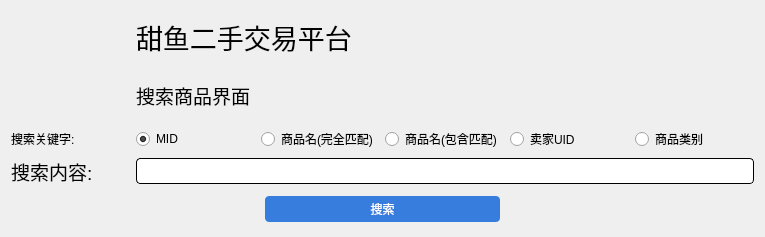
<?xml version="1.0" encoding="UTF-8"?>
<ui version="4.0">
 <class>SearchMerWindow</class>
 <widget class="QWidget" name="SearchMerWindow">
  <property name="geometry">
   <rect>
    <x>0</x>
    <y>0</y>
    <width>765</width>
    <height>237</height>
   </rect>
  </property>
  <property name="windowTitle">
   <string>甜鱼: 搜索商品界面</string>
  </property>
  <property name="styleSheet">
   <string notr="true">QPushButton {
    border: none;
    border-radius: 4px;
	padding: 4px;
	margin: 4px; 
    background-color: rgb(54, 125, 221);
    color: white;
}
QLineEdit{
	border: 1px solid black;
	border-radius: 4px;
	padding: 4px;
}
</string>
  </property>
  <layout class="QVBoxLayout" name="verticalLayout">
   <item>
    <layout class="QGridLayout" name="gridLayout">
     <item row="3" column="1" colspan="5">
      <widget class="QLineEdit" name="search_content_text"/>
     </item>
     <item row="2" column="0">
      <widget class="QLabel" name="label_4">
       <property name="text">
        <string>搜索关键字:</string>
       </property>
      </widget>
     </item>
     <item row="2" column="5">
      <widget class="QRadioButton" name="check_type">
       <property name="text">
        <string>商品类别</string>
       </property>
      </widget>
     </item>
     <item row="2" column="4">
      <widget class="QRadioButton" name="check_seller_uid">
       <property name="text">
        <string>卖家UID</string>
       </property>
      </widget>
     </item>
     <item row="0" column="1" colspan="4">
      <widget class="QLabel" name="label">
       <property name="font">
        <font>
         <pointsize>20</pointsize>
        </font>
       </property>
       <property name="text">
        <string>甜鱼二手交易平台</string>
       </property>
      </widget>
     </item>
     <item row="2" column="3">
      <widget class="QRadioButton" name="check_name_include">
       <property name="text">
        <string>商品名(包含匹配)</string>
       </property>
      </widget>
     </item>
     <item row="2" column="1">
      <widget class="QRadioButton" name="check_mid">
       <property name="text">
        <string>MID</string>
       </property>
       <property name="checked">
        <bool>true</bool>
       </property>
      </widget>
     </item>
     <item row="3" column="0">
      <widget class="QLabel" name="label_3">
       <property name="font">
        <font>
         <pointsize>14</pointsize>
        </font>
       </property>
       <property name="text">
        <string>搜索内容:</string>
       </property>
      </widget>
     </item>
     <item row="2" column="2">
      <widget class="QRadioButton" name="check_name_equal">
       <property name="text">
        <string>商品名(完全匹配)</string>
       </property>
       <property name="checked">
        <bool>false</bool>
       </property>
      </widget>
     </item>
     <item row="4" column="2" colspan="2">
      <widget class="QPushButton" name="postBtn">
       <property name="text">
        <string>搜索</string>
       </property>
      </widget>
     </item>
     <item row="1" column="1" colspan="4">
      <widget class="QLabel" name="label_2">
       <property name="font">
        <font>
         <pointsize>14</pointsize>
        </font>
       </property>
       <property name="text">
        <string>搜索商品界面</string>
       </property>
      </widget>
     </item>
    </layout>
   </item>
  </layout>
 </widget>
 <resources/>
 <connections/>
</ui>
